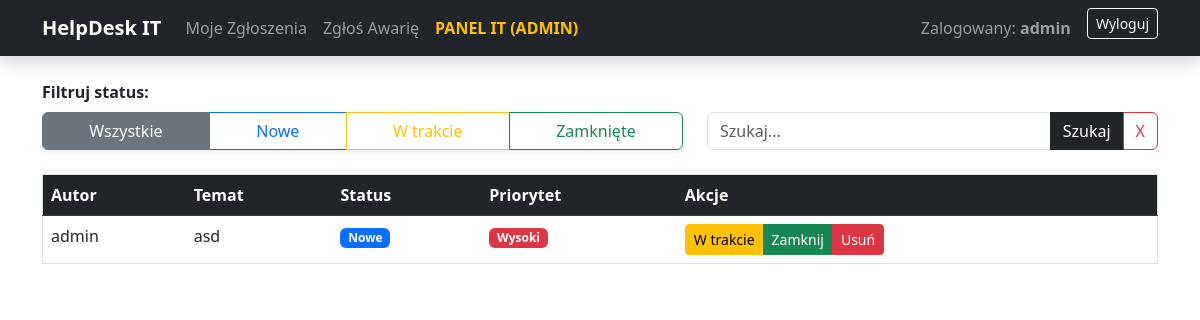
Page /panel-it/ (signed in) on the committed database.
### zgloszenia/models.py (models this page shows, shortened)
class Zgloszenie(models.Model):
    KATEGORIE = [
        ('sprzet', 'Sprzęt'),
        ('oprogramowanie', 'Oprogramowanie'),
        ('net', 'Internet'),
    ]
    PRIORYTETY = [
        ('niski', 'Niski'),
        ('wysoki', 'Wysoki'),
    ]
    STATUSY = [
        ('nowe', 'Nowe'),
        ('w_trakcie', 'W trakcie'),
        ('zamkniete', 'Zamknięte'),
    ]
    tytul = models.CharField(max_length=200, verbose_name='Tytuł awarii')
    opis = models.TextField(verbose_name='Opis awarii')
    kategoria = models.CharField(max_length=20, choices=KATEGORIE, default='sprzet')
    priorytet = models.CharField(max_length=20, choices=PRIORYTETY, default='niski')
    status = models.CharField(max_length=20, choices=STATUSY, default='nowe')
    data_utworzenia = models.DateTimeField(auto_now_add=True)
    autor = models.ForeignKey(User, on_delete=models.CASCADE)
    class Meta:
        verbose_name = 'Zgłoszenie'
        verbose_name_plural = 'Zgłoszenia'

### zgloszenia/views.py (the view)
# urls.py: path('panel-it/', views.panel_administratora, name='panel_administratora'),
@login_required
@user_passes_test(czy_admin)
def panel_administratora(request):
    zgloszenia = Zgloszenie.objects.all().order_by('-data_utworzenia')
    wybrany_status = request.GET.get('status', '')
    szukana_fraza = request.GET.get('q', '')
    if wybrany_status:
        zgloszenia = zgloszenia.filter(status=wybrany_status)
    if szukana_fraza:
        zgloszenia = zgloszenia.filter(
            models.Q(tytul__icontains=szukana_fraza) |
            models.Q(opis__icontains=szukana_fraza)
        )
    context = {
        'zgloszenia': zgloszenia,
        'wybrany_status': wybrany_status,
        'szukana_fraza': szukana_fraza,
    }
    return render(request, 'zgloszenia/panel_admina.html', context)

### zgloszenia/views.py (called while the page is built)
def czy_admin(user):
    return user.is_staff

### zgloszenia/templates/zgloszenia/panel_admina.html (shortened to what this page needs)
{% extends 'base.html' %}
{% block content %}
<div class="row align-items-end mb-4">
    <div class="col-md-7">
        <label class="form-label fw-bold">Filtruj status:</label>
        <div class="btn-group d-flex shadow-sm">
            <a href="?status=&q={{ szukana_fraza }}"
               class="btn btn-outline-secondary {% if not wybrany_status %}active{% endif %}">Wszystkie</a>
            <a href="?status=nowe&q={{ szukana_fraza }}"
               class="btn btn-outline-primary {% if wybrany_status == 'nowe' %}active{% endif %}">Nowe</a>
            <a href="?status=w_trakcie&q={{ szukana_fraza }}"
               class="btn btn-outline-warning {% if wybrany_status == 'w_trakcie' %}active{% endif %}">W trakcie</a>
            <a href="?status=zamkniete&q={{ szukana_fraza }}"
               class="btn btn-outline-success {% if wybrany_status == 'zamkniete' %}active{% endif %}">Zamknięte</a>
        </div>
    </div>
    <div class="col-md-5">
        <form method="get" class="d-flex">
            <div class="input-group">
                <input type="text" name="q" class="form-control" placeholder="Szukaj..." value="{{ szukana_fraza }}">
                <button class="btn btn-dark" type="submit">Szukaj</button>
                <a href="{% url 'panel_administratora' %}" class="btn btn-outline-danger">X</a>
            </div>
        </form>
    </div>
</div>
<table class="table table-hover border">
    <thead class="table-dark">
        <tr>
            <th>Autor</th>
            <th>Temat</th>
            <th>Status</th>
            <th>Priorytet</th>
            <th>Akcje</th>
        </tr>
    </thead>
    <tbody>
        {% for z in zgloszenia %}
        <tr>
            <td>{{ z.autor.username }}</td>
            <td>{{ z.tytul }}</td>
            <td>
                <span class="badge
                    {% if z.status == 'nowe' %}bg-primary{% elif z.status == 'w_trakcie' %}bg-warning{% else %}bg-success{% endif %}">
                    {{ z.get_status_display }}
                </span>
            </td>
            <td>
                <span class="badge {% if z.priorytet == 'wysoki' %}bg-danger{% else %}bg-info{% endif %}">
                    {{ z.get_priorytet_display }}
                </span>
            </td>
            <td>
                <div class="btn-group">
                    <a href="{% url 'zmien_status' z.pk 'w_trakcie' %}" class="btn btn-sm btn-warning">W trakcie</a>
                    <a href="{% url 'zmien_status' z.pk 'zamkniete' %}" class="btn btn-sm btn-success">Zamknij</a>
                    <a href="{% url 'usun_zgloszenie' z.pk %}" class="btn btn-sm btn-danger"
                        onclick="return confirm('Czy na pewno chcesz trwale usunąć to zgłoszenie?')">Usuń</a>
                </div>
            </td>
        </tr>
        {% empty %}
        <tr>
            <td colspan="5" class="text-center text-muted p-4">Brak zgłoszeń spełniających kryteria.</td>
        </tr>
        {% endfor %}
    </tbody>
</table>
{% endblock %}

### templates/base.html (shortened to what this page needs)
<!DOCTYPE html>
<html lang="pl">
<head>
    <link href="https://cdn.jsdelivr.net/npm/bootstrap@5.3.0/dist/css/bootstrap.min.css" rel="stylesheet">
</head>
<body>
    <nav class="navbar navbar-expand-lg navbar-dark bg-dark mb-4 shadow">
    <div class="container">
        <a class="navbar-brand fw-bold" href="/">HelpDesk IT</a>
        <div class="collapse navbar-collapse">
            <ul class="navbar-nav me-auto">
                {% if user.is_authenticated %}
                    <li class="nav-item"><a class="nav-link" href="{% url 'lista_zgloszen' %}">Moje Zgłoszenia</a></li>
                    <li class="nav-item"><a class="nav-link" href="{% url 'nowe_zgloszenie' %}">Zgłoś Awarię</a></li>
                    {% if user.is_staff %}
                        <li class="nav-item"><a class="nav-link text-warning fw-bold" href="{% url 'panel_administratora' %}">PANEL IT (ADMIN)</a></li>
                    {% endif %}
                {% endif %}
            </ul>
            <div class="navbar-nav">
                {% if user.is_authenticated %}
                    <span class="navbar-text me-3">Zalogowany: <strong>{{ user.username }}</strong></span>
                    <form action="{% url 'logout' %}" method="post" class="d-inline">
                        {% csrf_token %}<button type="submit" class="btn btn-outline-light btn-sm">Wyloguj</button>
                    </form>
                {% else %}
                    <a class="btn btn-outline-light btn-sm me-2" href="{% url 'rejestracja' %}">Rejestracja</a>
                    <a class="btn btn-outline-light btn-sm" href="{% url 'login' %}">Zaloguj się</a>
                {% endif %}
            </div>
        </div>
    </div>
</nav>
    <div class="container">
        {% block content %}
        {% endblock %}
    </div>
</body>
</html>

### rows in the picture
Zgloszenie: autor.username "admin", tytul "asd", status "Nowe", priorytet "Wysoki"

### other values in the picture
{{ user.username }} "admin"
